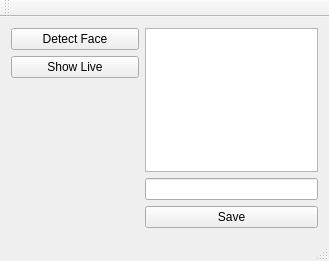
<?xml version="1.0" encoding="UTF-8"?>
<ui version="4.0">
 <class>MainWindow</class>
 <widget class="QMainWindow" name="MainWindow">
  <property name="geometry">
   <rect>
    <x>0</x>
    <y>0</y>
    <width>329</width>
    <height>261</height>
   </rect>
  </property>
  <property name="windowTitle">
   <string>MainWindow</string>
  </property>
  <widget class="QWidget" name="centralWidget">
   <layout class="QVBoxLayout" name="verticalLayout">
    <item>
     <layout class="QHBoxLayout" name="horizontalLayout_2">
      <item>
       <layout class="QVBoxLayout" name="verticalLayout_2">
        <item>
         <layout class="QVBoxLayout" name="controlLO">
          <item>
           <widget class="QPushButton" name="faceDetectPB">
            <property name="text">
             <string>Detect Face</string>
            </property>
           </widget>
          </item>
          <item>
           <widget class="QPushButton" name="showLivePB">
            <property name="text">
             <string>Show Live</string>
            </property>
           </widget>
          </item>
         </layout>
        </item>
        <item>
         <spacer name="verticalSpacer">
          <property name="orientation">
           <enum>Qt::Vertical</enum>
          </property>
          <property name="sizeHint" stdset="0">
           <size>
            <width>128</width>
            <height>128</height>
           </size>
          </property>
         </spacer>
        </item>
       </layout>
      </item>
      <item>
       <layout class="QHBoxLayout" name="horizontalLayout">
        <item>
         <layout class="QVBoxLayout" name="faceOneLO">
          <item>
           <widget class="QGraphicsView" name="faceOneGV"/>
          </item>
          <item>
           <widget class="QLineEdit" name="faceOneLE"/>
          </item>
          <item>
           <widget class="QPushButton" name="saveFaceOnePB">
            <property name="text">
             <string>Save</string>
            </property>
           </widget>
          </item>
         </layout>
        </item>
       </layout>
      </item>
     </layout>
    </item>
   </layout>
  </widget>
  <widget class="QMenuBar" name="menuBar">
   <property name="geometry">
    <rect>
     <x>0</x>
     <y>0</y>
     <width>329</width>
     <height>20</height>
    </rect>
   </property>
  </widget>
  <widget class="QToolBar" name="mainToolBar">
   <attribute name="toolBarArea">
    <enum>TopToolBarArea</enum>
   </attribute>
   <attribute name="toolBarBreak">
    <bool>false</bool>
   </attribute>
  </widget>
  <widget class="QStatusBar" name="statusBar"/>
 </widget>
 <layoutdefault spacing="6" margin="11"/>
 <resources/>
 <connections/>
</ui>
